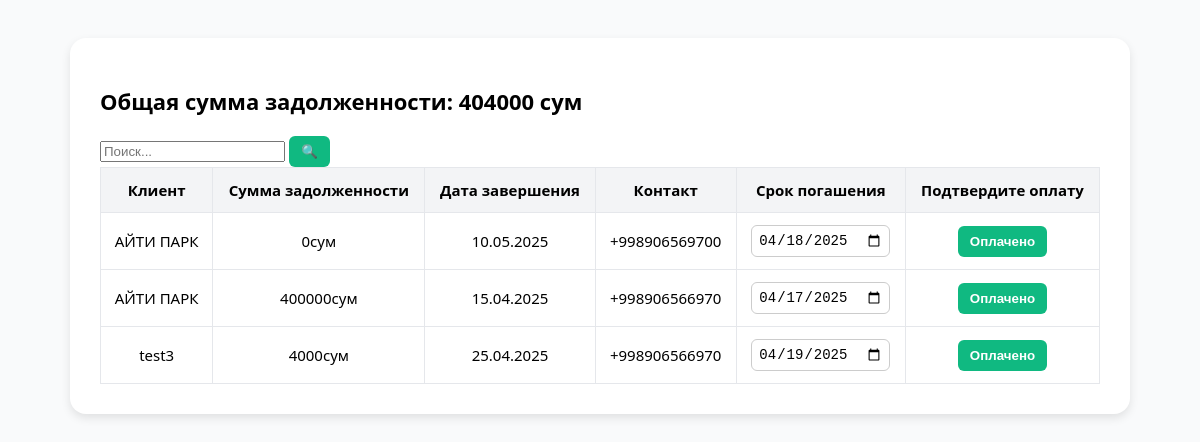
Page /debt/ (signed in) on the earlier database version.
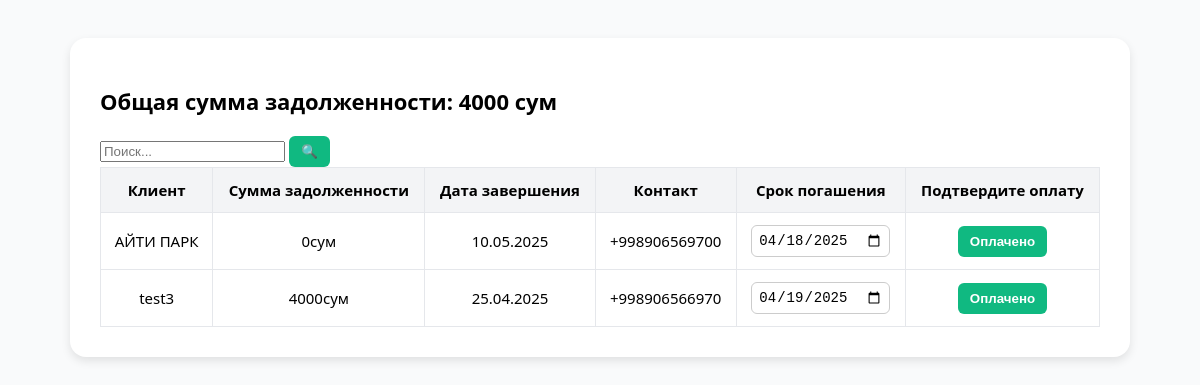
Same page on the later database version.
### backend/models.py (models this page shows, shortened)
class Orders(models.Model):
    Stage_CHOICES = [
        ("accepted", "Принят"),  # Accepted / Received
        ("design", "Проектирование"),  # Project Design / Planning
        ("technologist", "Технолог"),  # Technologist Stage
        ("manufacturing", "Производство"),  # Manufacturing
        ("assembly", "Сборка"),  # Assembly
        ("delivery", "Доставка"),  # Delivery
        ("order_ready", "Заказ готов"),  # Order Ready
        ("finished", "Завершено"),  # Fully Completed / Finished
    ]
    Social_CHOICES = [
        ("social", "Социальные сети"),
        ("cold_calls", "Холодные звонки"),
        ("word_of_mouth", "Сарафанное радио"),
    ]
    Stage_pod_CHOICES = [
        ("rezka","Резка"),
        ("svarka", "Сварка"),
        ("fill", "Покраска"),
        ("print", "Печать"),
    ]
    client=models.CharField(max_length=250)
    adress=models.CharField(max_length=250)
    order_sum=models.DecimalField(max_digits=10, decimal_places=2,default=0)
    order_predoplata=models.DecimalField(max_digits=10, decimal_places=2,default=0)
    description=models.TextField()
    phone=models.CharField(max_length=50)
    social=models.CharField(max_length=20, choices=Social_CHOICES)
    stage = models.CharField(max_length=20, choices=Stage_CHOICES)
    add_order=models.DateField()
    complete_order=models.DateField()
    delivery_photo=models.ImageField(blank=True, upload_to='delivery/')
    rezka=models.BooleanField(default=False)
    svarka=models.BooleanField(default=False)
    fill=models.BooleanField(default=False)
    print=models.BooleanField(default=False)
    stage_pod=models.CharField(max_length=20, choices=Stage_pod_CHOICES,default="rezka")
    payment_data=models.DateField(null=True)

### backend/views.py (the view, shortened to what this page needs)
# urls.py: path('debt/',views.Debt.as_view(),name='debt'),
class Debt(LoginRequiredMixin,TemplateView):
   template_name = 'debt.html'
   login_url = reverse_lazy('login')
   def get_context_data(self, *, object_list=None, **kwargs):
      context = super().get_context_data(**kwargs)
      search=self.request.GET.get("search")
      query=Orders.objects.filter(stage='order_ready')
      if search:
         query=query.filter(client__icontains=search)
      context['total_sum']=query.aggregate(total_sum=Sum(F('order_sum') - F('order_predoplata')))['total_sum'] or 0
      context['order']=query.values('client','complete_order','phone','payment_data','pk').annotate(dolg=F('order_sum') - F('order_predoplata'))
      return context

### backend/templates/debt.html (shortened to what this page needs)
<!DOCTYPE html>
<html lang="ru">
<head>
</head>
<body>
<div class="container">
  <h2>Общая сумма задолженности: <span id="total-debt">{{total_sum}} сум</span></h2>
  <form action="" method="GET">
  <div class="flex w-full max-w-md mx-auto mb-4">
  <input type="text" name="search" placeholder="Поиск..." class="flex-grow px-4 py-2 border border-gray-300 rounded-l-2xl focus:outline-none focus:ring-2 focus:ring-blue-400">
  <button type="submit"
          class="bg-blue-500 text-white px-4 py-2 rounded-r-2xl hover:bg-blue-600 transition">
    🔍
  </button>
    </form>
</div>
  <table id="debt-table">
    <thead>
      <tr>
        <th>Клиент</th>
        <th>Сумма задолженности</th>
        <th>Дата завершения</th>
        <th>Контакт</th>
        <th>Срок погашения</th>
        <th>Подтвердите оплату</th>
      </tr>
    </thead>
    <tbody>
    {% for item in order %}
      <tr data-id="{{item.pk}}">
        <td>{{item.client}}</td>
        <td>{{item.dolg}}сум</td>
        <td>{{item.complete_order|date:"d.m.Y"}}</td>
        <td>{{item.phone}}</td>
        <td><input type="date" value="{{ item.payment_data|date:'Y-m-d' }}" onchange="updateDate({{ item.pk }}, this.value)"></td>
        <td><button onclick="confirmPayment({{item.pk}})">Оплачено</button></td>
      </tr>
    {% endfor %}
    </tbody>
  </table>
</body>
</html>

Differences in the rows shown:
no longer on this page (row edited): Orders: client "АЙТИ ПАРК", dolg "400000", complete_order "15.04.2025", phone "+998906566970", payment_data "04/17/2025"
Other differences:
{{ total_sum }}: "404000" → "4000"
